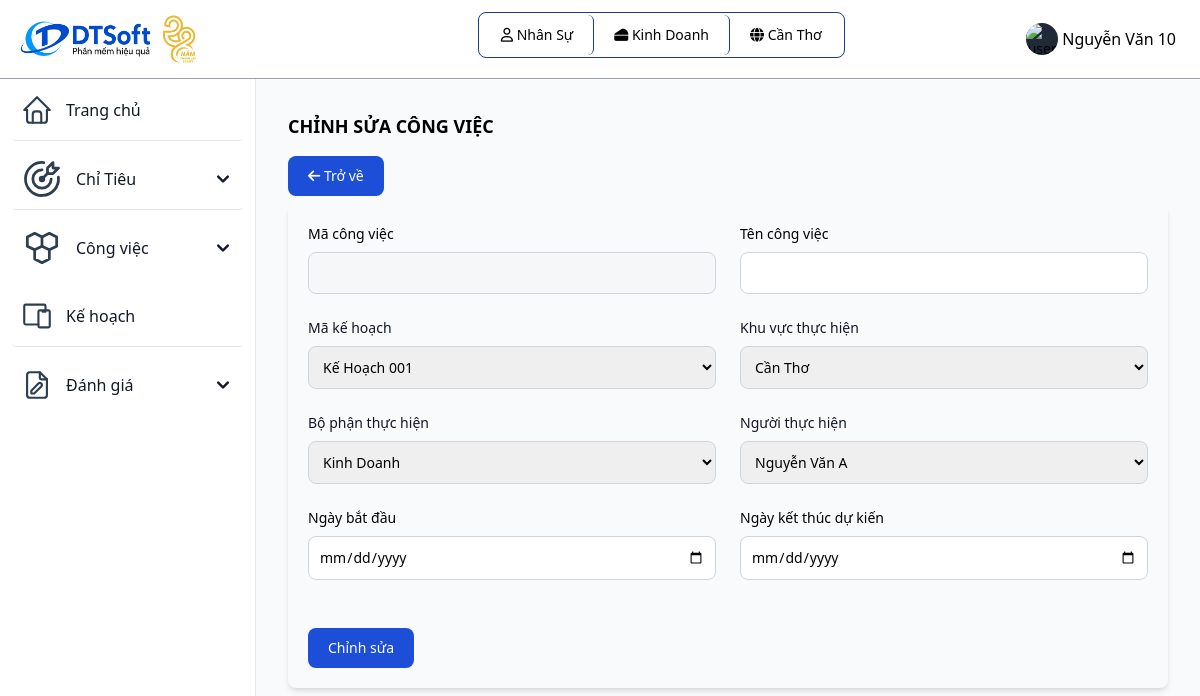
The page /chinhsuacongviec.php (signed in) on the database its author committed.
### tables this page shows
CREATE TABLE `vaitro` (
  `id_vaitro` varchar(10) NOT NULL,
  `tenvaitro` varchar(255) NOT NULL,
  `mota` varchar(255) NOT NULL
);

CREATE TABLE `bophan` (
  `id_bophan` varchar(10) NOT NULL,
  `id_khuvuc` varchar(10) NOT NULL,
  `tenbophan` varchar(255) NOT NULL,
  `cvchuyenmon` varchar(255) NOT NULL
);

CREATE TABLE `khuvuc` (
  `id_khuvuc` varchar(10) NOT NULL,
  `tenkhuvuc` varchar(255) NOT NULL,
  `diachi` varchar(255) NOT NULL,
  `sdt` int(20) NOT NULL
);

### chinhsuacongviec.php (the view, shortened to what the rows shown need)
<?php
include "inc/header.php";
?>
</body>
</html>

### inc/header.php (shortened to what the rows shown need)
<?php
 include_once('db/connect.php');
?>
<!DOCTYPE html>
<html lang="en">
<head>
	<link href="https://unpkg.com/tailwindcss@2.2.19/dist/tailwind.min.css" rel=" stylesheet">
  <link rel="stylesheet" href="https://cdnjs.cloudflare.com/ajax/libs/font-awesome/6.4.0/css/all.min.css">
	<link href="https://cdn.datatables.net/1.10.19/css/jquery.dataTables.min.css" rel="stylesheet">
	<link href="https://cdn.datatables.net/responsive/2.2.3/css/responsive.dataTables.min.css" rel="stylesheet">
  <script src="https://cdn.tailwindcss.com"></script>
</head>
<body class="g-sidenav-show bg-slate-50" id="draggable">
  <nav class="fixed top-0 z-50 w-full bg-white border-b border-gray-400 dark:border-gray-100 text-black">
        <div class="px-3 py-3 lg:px-5 lg:pl-3">
          <div class="flex items-center justify-between">
	    <div class="divToHide flex items-center justify-start relative inline-flex items-center p-0.5 mb-2 mr-2 text-sm font-medium rounded-lg border border-blue-900">
              <span class="relative px-5 py-2.5 bg-white rounded-md border-r border-blue-900">
                <i class="fa-regular fa-user"></i>
                  <?php
                    $sql = "SELECT tenvaitro from vaitro where id_vaitro = '" . $_SESSION['id_vaitro'] ."'";
                    $result = mysqli_query($connect, $sql);
                    $row = mysqli_fetch_array($result);
                    echo $row['tenvaitro'];
                  ?>
              </span>
              <?php
              if ($_SESSION['id_bophan'] != NULL){
                $sql = "SELECT tenbophan from bophan where id_bophan = '" . $_SESSION['id_bophan'] ."'";
                $result = mysqli_query($connect, $sql);
                $row_bophan = mysqli_fetch_array($result);
              ?>
              <span class="relative px-5 py-2.5 bg-white rounded-md border-r border-blue-900">
                 <i class="fa-solid fa-cheese"></i>
                  <?php
                      echo $row_bophan['tenbophan'];
                  ?>
              </span>
              <?php
              } else echo '';
              ?>
              <?php
              if ($_SESSION['id_vaitro'] != 'QTHT'){
              ?>
              <span class="relative px-5 py-2.5 bg-white rounded-md">
                  <i class="fa-solid fa-globe"></i>
                  <?php
                    $sql = "SELECT tenkhuvuc from khuvuc where id_khuvuc = '" . $_SESSION['id_khuvuc'] ."'";
                    $result = mysqli_query($connect, $sql);
                    $row = mysqli_fetch_array($result);
                    echo $row['tenkhuvuc'];
                  ?>
              </span>
              <?php
              }
              ?>
            </div>
          </div>
        </div>
      </nav>

### rows shown on the page
vaitro: tenvaitro "Nhân Sự"
bophan: tenbophan "Kinh Doanh"
khuvuc: tenkhuvuc "Cần Thơ"

### other values the page prints
$_SESSION['tennguoidung'] "Nguyễn Văn 10"
form field id_kehoachgiaoviec "Kế Hoạch 001"
form field id_khuvuc "Cần Thơ"
form field id_bophan "Kinh Doanh"
form field id_nguoidung "Nguyễn Văn A"
